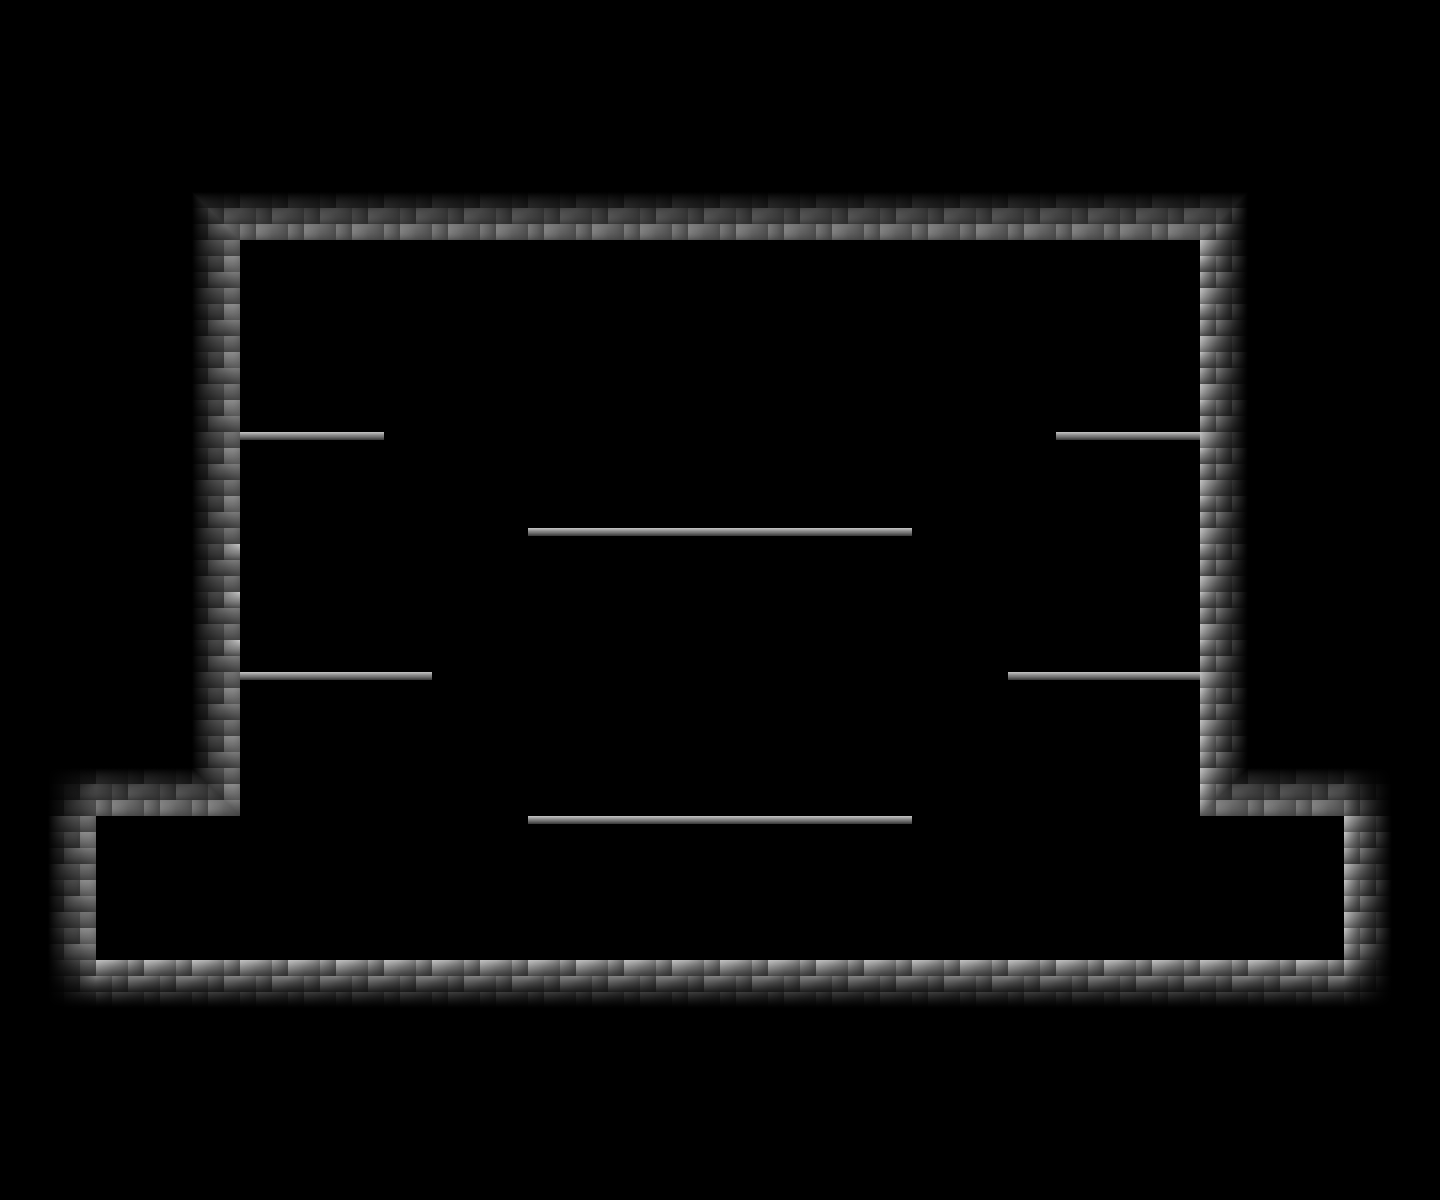

A level layout from a 2D game, rendered from its tile map. Below: a short description, then the map file with tile-grid data replaced by summaries:
An orthogonal 30x25 tile map with 48x48 px tiles, 8 tile layers (Ground, Shadows, ShadowsRight, ShadowsLeft, ...) and 24 objects (9x EnemySpawn, 6x JumpThroughCollision, 4x SolidCollision, 2x Connection, 2x Crate, ...).

<map version="1.4" tiledversion="1.4.3" orientation="orthogonal" renderorder="right-down" width="30" height="25" tilewidth="48" tileheight="48" infinite="0" nextlayerid="22" nextobjectid="137">
 <tileset firstgid="1" source="../../../tilesets/DungeonNormal.tsx" />
 <layer id="1" name="Ground" width="30" height="25">
  <data>[750 cells, 450 non-empty, 4 distinct tile ids]</data>
 </layer>
 <layer id="21" name="Shadows" width="30" height="25">
  <data>[750 cells, 420 non-empty, 9 distinct tile ids]</data>
 </layer>
 <layer id="18" name="ShadowsRight" width="30" height="25">
  <data>[750 cells, 10 non-empty, 2 distinct tile ids]</data>
 </layer>
 <layer id="19" name="ShadowsLeft" width="30" height="25">
  <data>[750 cells, 10 non-empty, 2 distinct tile ids]</data>
 </layer>
 <layer id="9" name="TOP_LEFT" width="30" height="25">
  <data>[750 cells, 6 non-empty, 2 distinct tile ids]</data>
 </layer>
 <layer id="20" name="TOP_LEFTShadows" width="30" height="25">
  <data>[750 cells, 10 non-empty, 2 distinct tile ids]</data>
 </layer>
 <layer id="10" name="TOP_RIGHT" width="30" height="25">
  <data>[750 cells, 6 non-empty, 2 distinct tile ids]</data>
 </layer>
 <layer id="17" name="TOP_RIGHTShadows" width="30" height="25">
  <data>[750 cells, 10 non-empty, 2 distinct tile ids]</data>
 </layer>
 <objectgroup id="2" name="SolidCollisions">
  <object id="2" type="SolidCollision" x="240" y="0" width="960" height="240" />
  <object id="5" type="SolidCollision" x="1200" y="0" width="240" height="816" />
  <object id="6" type="SolidCollision" x="0" y="960" width="1440" height="240" />
  <object id="7" type="SolidCollision" x="0" y="0" width="240" height="816" />
 </objectgroup>
 <objectgroup id="3" name="JumpThroughCollisions">
  <object id="8" type="JumpThroughCollision" x="528" y="528" width="384" height="12" />
  <object id="49" type="JumpThroughCollision" x="240" y="432" width="144" height="12" />
  <object id="50" type="JumpThroughCollision" x="1056" y="432" width="144" height="12" />
  <object id="51" type="JumpThroughCollision" x="1008" y="672" width="192" height="12" />
  <object id="53" type="JumpThroughCollision" x="240" y="672" width="192" height="12" />
  <object id="136" type="JumpThroughCollision" x="528" y="816" width="384" height="12" />
 </objectgroup>
 <objectgroup id="5" name="DamageCollisions" />
 <objectgroup id="6" name="Connections">
  <object id="11" type="Connection" x="0" y="816" width="96" height="144">
   <properties>
    <property name="connectionPosition" value="LEFT" />
   </properties>
  </object>
  <object id="12" type="Connection" x="1344" y="816" width="96" height="144">
   <properties>
    <property name="connectionPosition" value="RIGHT" />
   </properties>
  </object>
 </objectgroup>
 <objectgroup id="8" name="SpawnPoints">
  <object id="20" name="Enemy Spawn" type="EnemySpawn" x="624" y="528">
   <properties>
    <property name="enemies" value="test_enemy" />
    <property name="flying" type="bool" value="false" />
   </properties>
   <point />
  </object>
  <object id="21" name="Enemy Spawn" type="EnemySpawn" x="816" y="520">
   <properties>
    <property name="enemies" value="skeleton_archer" />
   </properties>
   <point />
  </object>
  <object id="22" name="Enemy Spawn" type="EnemySpawn" x="720" y="816">
   <properties>
    <property name="enemies" value="test_enemy" />
   </properties>
   <point />
  </object>
  <object id="23" name="Enemy Spawn" type="EnemySpawn" x="624" y="672">
   <properties>
    <property name="enemies" value="test_enemy" />
    <property name="flying" type="bool" value="true" />
   </properties>
   <point />
  </object>
  <object id="47" name="Enemy Spawn" type="EnemySpawn" x="336" y="672">
   <properties>
    <property name="enemies" value="test_enemy" />
   </properties>
   <point />
  </object>
  <object id="48" name="Enemy Spawn" type="EnemySpawn" x="1104" y="672">
   <properties>
    <property name="enemies" value="test_enemy" />
   </properties>
   <point />
  </object>
  <object id="129" name="Enemy Spawn" type="EnemySpawn" x="816" y="672">
   <properties>
    <property name="enemies" value="test_enemy" />
    <property name="flying" type="bool" value="true" />
   </properties>
   <point />
  </object>
  <object id="130" name="Enemy Spawn" type="EnemySpawn" x="336" y="768">
   <properties>
    <property name="enemies" value="test_enemy" />
    <property name="flying" type="bool" value="true" />
   </properties>
   <point />
  </object>
  <object id="131" name="Enemy Spawn" type="EnemySpawn" x="1104" y="768">
   <properties>
    <property name="enemies" value="test_enemy" />
    <property name="flying" type="bool" value="true" />
   </properties>
   <point />
  </object>
 </objectgroup>
 <objectgroup id="7" name="Objects">
  <object id="134" name="Crate" type="Crate" x="240" y="432">
   <properties>
    <property name="images" value="tileEntities/normal/CrateIntact.png&amp;tileEntities/normal/CrateDamaged.png" />
    <property name="objectTypes" value="Crate" />
   </properties>
   <point />
  </object>
  <object id="135" name="Crate" type="Crate" x="1128" y="432">
   <properties>
    <property name="images" value="tileEntities/normal/CrateIntact.png&amp;tileEntities/normal/CrateDamaged.png" />
    <property name="objectTypes" value="Crate" />
   </properties>
   <point />
  </object>
 </objectgroup>
 <objectgroup id="11" name="Lights">
  <object id="128" name="Light" type="Light" x="720" y="360">
   <properties>
    <property name="color" type="color" value="#3fffffff" />
    <property name="radius" type="float" value="3" />
   </properties>
   <point />
  </object>
 </objectgroup>
</map>
